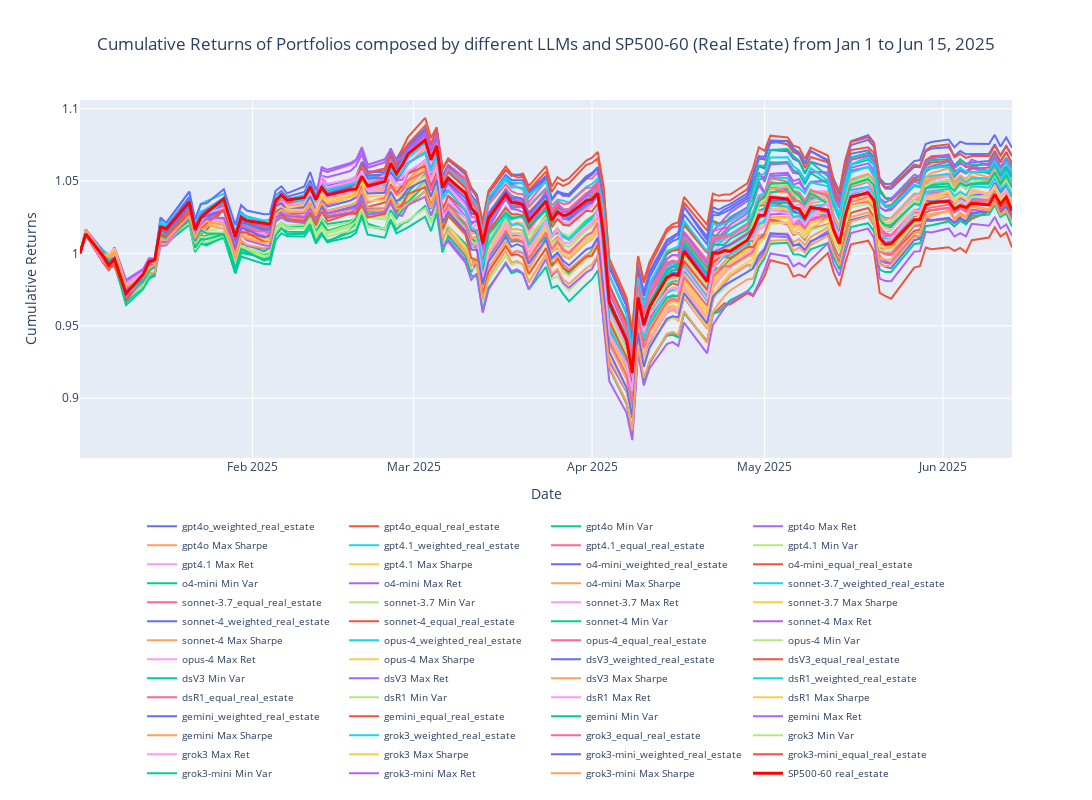

Source (notebook cell):
### Markdown cell above
Plot with Multi-Column Legend (For Download/Export)

### Code cell
temp_index_data_outs_compare = index_data_outs.copy()

temp_index_data_outs_compare.index = pd.to_datetime(temp_index_data_outs_compare.index)

index_first_date_compare = temp_index_data_outs_compare.index[0]
index_previous_trading_date_compare = index_first_date_compare - BDay(1)

index_baseline_row_compare = pd.DataFrame(
    data=np.zeros((1, temp_index_data_outs_compare.shape[1])),  
    index=[index_previous_trading_date_compare],                 
    columns=temp_index_data_outs_compare.columns               
)

temp_index_data_outs_compare_with_baseline = pd.concat([index_baseline_row_compare, temp_index_data_outs_compare])
# ##above is to add a baseline row with zeros to the index data outs compare dataframe##

index_names = {
    sector_ticker: f'{full_ticker} {sector_name}'
}

cumulative_returns_compare[index_names[sector_ticker]] = (1 + temp_index_data_outs_compare_with_baseline[ticker]).cumprod() ##

cumulative_returns_compare.index = pd.to_datetime(cumulative_returns_compare.index)
outsample_data = cumulative_returns_compare.loc[outsample_startdate:outsample_enddate]

fig = go.Figure()

for i, column in enumerate(outsample_data.columns):
    if column == f'{full_ticker} {sector_name}':
        fig.add_trace(go.Scatter(x=outsample_data.index,
                                 y=outsample_data[column],
                                 mode='lines',
                                 name=column,
                                 line=dict(width=3, color='red')))

    else:
        fig.add_trace(go.Scatter(x=outsample_data.index,
                                 y=outsample_data[column],
                                 mode='lines',
                                 name=column))

num_asset = len(df_sector)
fig.update_layout(
    title=f'Cumulative Returns of Portfolios composed by different LLMs and {full_ticker} ({sector_name_full}) from Jan 1 to Jun 15, 2025', 
    title_x = 0.5,
    xaxis_title='Date',
    yaxis_title='Cumulative Returns',
    hovermode="x unified",
    width=1400,        
    height=800,
    margin=dict(b=150) 
)

# fig.update_layout(legend=dict(orientation = "v", yanchor="top",y=1,xanchor="left", x=1.02))
fig.update_layout(legend=dict(
        orientation="h", 
        yanchor="top",
        y=-0.15,  
        xanchor="center",
        x=0.5,
        font=dict(size=10)
    ))

fig.show()
